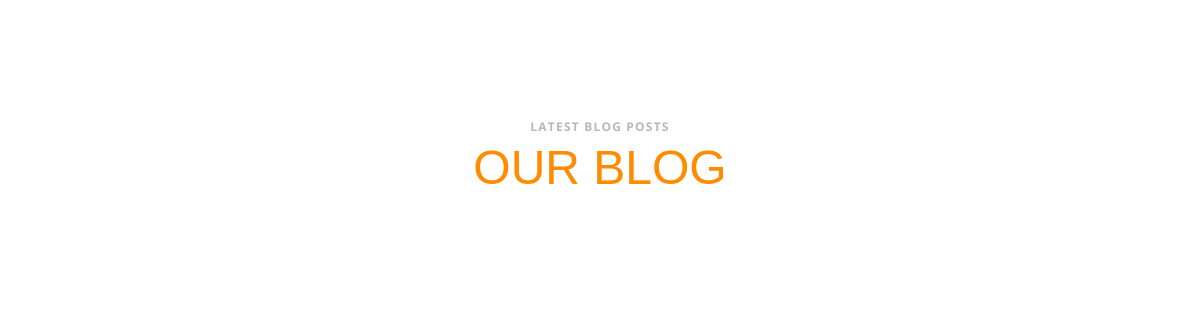
/cours/, run on an earlier commit of the app's database.
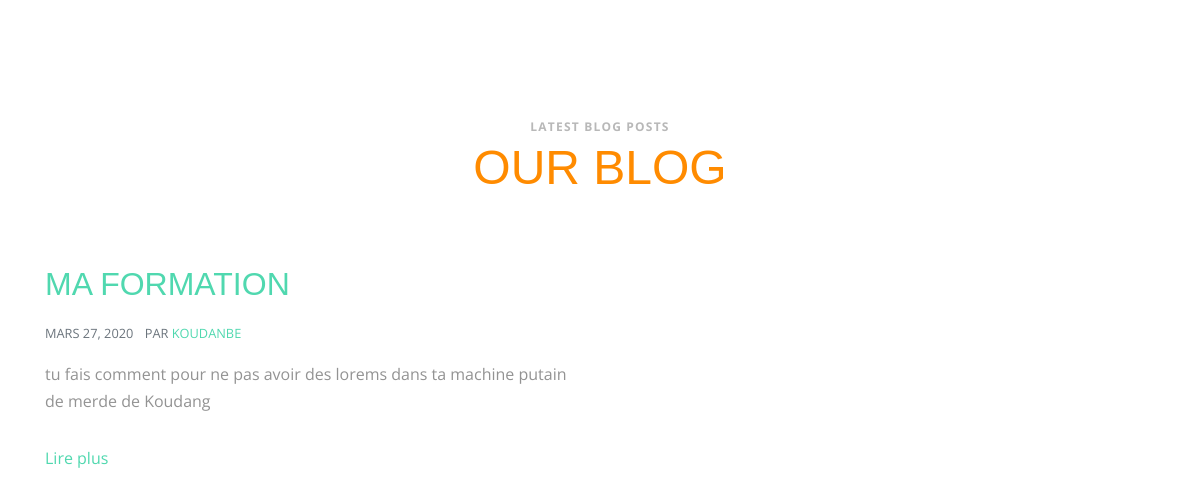
And on a later commit of the database.
### cours/models.py (models this page shows, shortened)
class TimeStampModel(models.Model):
    created_at = models.DateField(auto_now=False, auto_now_add=True)
    updated_at = models.DateField(auto_now=True, auto_now_add=False)
    class Meta:
        abstract = True

class Courses(TimeStampModel):
    title = models.CharField(max_length=100)
    description = models.TextField()
    slug = models.SlugField()
    category = models.CharField(max_length=8, choices=(('glo', 'Genie Logiciel 2'), ('grh', 'Gestion Des Ressources Humaines 1'), ('math', 'Mathématique 2')))
    created_by = models.ForeignKey(User, on_delete=models.CASCADE)
    class Meta:
        verbose_name = 'Formation'
        verbose_name_plural = 'Formations'
    def get_absolute_url(self):
        return reverse('courses:details', kwargs={'pk': self.pk})

### cours/views.py (the view)
# urls.py: path('', views.CoursesListView.as_view(), name='cours'),
class CoursesListView(ListView):
    template_name = 'cours/index.html'
    model = Courses
    context_object_name = 'courses'

### cours/templates/cours/index.html (shortened to what this page needs)
{% load static %}
<!doctype html>
<html lang="en">
  <head>
    {% include 'base/css.html' %}
    <link rel="stylesheet" href="{% static 'css/cours/style.css' %}">
  </head>
  <body>
  <div class="site-wrap"  id="home-section">
    <div class="site-section" id="blog-section">
      <div class="container">
        <div class="row">
          <div class="col-12 text-center mb-5">
            <div class="block-heading-1" data-aos="fade-up" data-aos-delay="">
              <span>Latest Blog Posts</span>
              <h2>Our Blog</h2>
            </div>
          </div>
        </div>
        <div class="row">
         {% for course in courses %}
             <div class="col-md-6 col-lg-6">
            <div>
              <h2><a href="single.html">{{ course.title }}</a></h2>
              <p class="text-muted mb-3 text-uppercase small"><span class="mr-2">{{ course.created_at | date}}</span> par
                  <a href="#">{{ course.created_by}}</a> </p>
              <p>{{ course.description }}</p>
              <p><a href="{{ course.get_absolute_url }}">Lire plus</a></p>
            </div>
          </div>
            {% endfor %}
        </div>
      </div>
    </div>
  </div>
  </body>
</html>

### templates/base/css.html (shortened to what this page needs)
{% load static %}
  <link href="{% static 'lib/bootstrap/css/bootstrap.min.css' %}" rel="stylesheet">
  <link href="{% static 'lib/font-awesome/css/font-awesome.min.css'%}" rel="stylesheet">
  <link href="{% static 'lib/animate/animate.min.css'%}" rel="stylesheet">
  <link href="{% static 'lib/ionicons/css/ionicons.min.css'%}" rel="stylesheet ">
  <link href="{% static 'lib/owlcarousel/assets/owl.carousel.min.css'%}" rel="stylesheet ">
  <link href="{% static 'lib/magnific-popup/magnific-popup.css'%}" rel="stylesheet ">
  <link href="{% static 'lib/ionicons/css/ionicons.min.css'%}" rel="stylesheet">
  <link href="{% static '/css/style.css'%}" rel="stylesheet">

### static/css/style.css (style rules this page uses)
body { background: #fff; color: #444; font-family: "Open Sans", sans-serif; }
a { color: #50d8af; transition: 0.5s; }
p { padding: 0; margin: 0 0 30px 0; }
h1, h2, h3, h4, h5, h6 { font-family: "Montserrat", sans-serif; font-weight: 400; margin: 0 0 20px 0; padding: 0; }

### static/css/cours/style.css (style rules this page uses)
.font-gray-5, .block-heading-1 span { color: #b8b8b8; }
.font-gray-7, body { color: #939393; }
body { line-height: 1.7; font-weight: 400; font-size: 1rem; }
body:before { position: absolute; content: ""; left: 0; right: 0; bottom: 0; top: 0; background: rgba(0, 0, 0, 0.3); -webkit-transition: .3s all ease; -o-transition: .3s all ease; transition: .3s all ease; opacity: 0; visibility: hidden; z-index: 399; }
a { -webkit-transition: .3s all ease; -o-transition: .3s all ease; transition: .3s all ease; }
h1, h2, h3, h4, h5, .h1, .h2, .h3, .h4, .h5 { font-family: "Oswald", sans-serif; text-transform: uppercase; }
.site-section { padding: 2.5em 0; }
@media (min-width: 768px) { .site-section { padding: 5em 0; } }
.site-section { padding: 7rem 0; }
.block-heading-1 span { text-transform: uppercase; font-size: 12px; letter-spacing: .1em; font-weight: bold; }
.block-heading-1 h2 { font-size: 3rem; color: #ff8b00; }

What changed in the data, as far as the page shows it:
added Courses: title "MA FORMATION", created_at "MARS 27, 2020", created_by "KOUDANBE", description "tu fais comment pour ne pas avoir des lorems dans ta machine putain de merde de Koudang"
